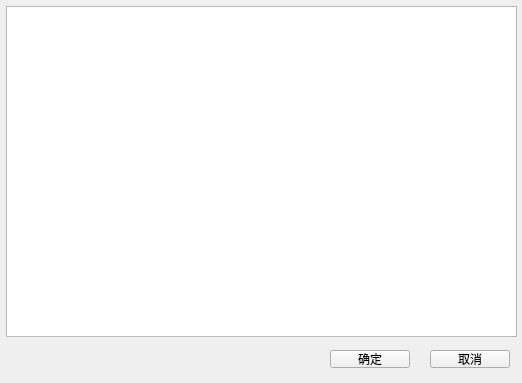
<?xml version="1.0" encoding="UTF-8"?>
<ui version="4.0">
 <class>SendCongratulationWindow</class>
 <widget class="QMainWindow" name="SendCongratulationWindow">
  <property name="geometry">
   <rect>
    <x>0</x>
    <y>0</y>
    <width>522</width>
    <height>383</height>
   </rect>
  </property>
  <property name="windowTitle">
   <string>MainWindow</string>
  </property>
  <widget class="QWidget" name="centralwidget">
   <widget class="QPushButton" name="cancelButton">
    <property name="geometry">
     <rect>
      <x>430</x>
      <y>350</y>
      <width>80</width>
      <height>18</height>
     </rect>
    </property>
    <property name="text">
     <string>取消</string>
    </property>
   </widget>
   <widget class="QPushButton" name="okButton">
    <property name="geometry">
     <rect>
      <x>330</x>
      <y>350</y>
      <width>80</width>
      <height>18</height>
     </rect>
    </property>
    <property name="text">
     <string>确定</string>
    </property>
   </widget>
   <widget class="QTextBrowser" name="peopleBrowser">
    <property name="geometry">
     <rect>
      <x>6</x>
      <y>6</y>
      <width>511</width>
      <height>331</height>
     </rect>
    </property>
   </widget>
  </widget>
 </widget>
 <resources/>
 <connections/>
</ui>
